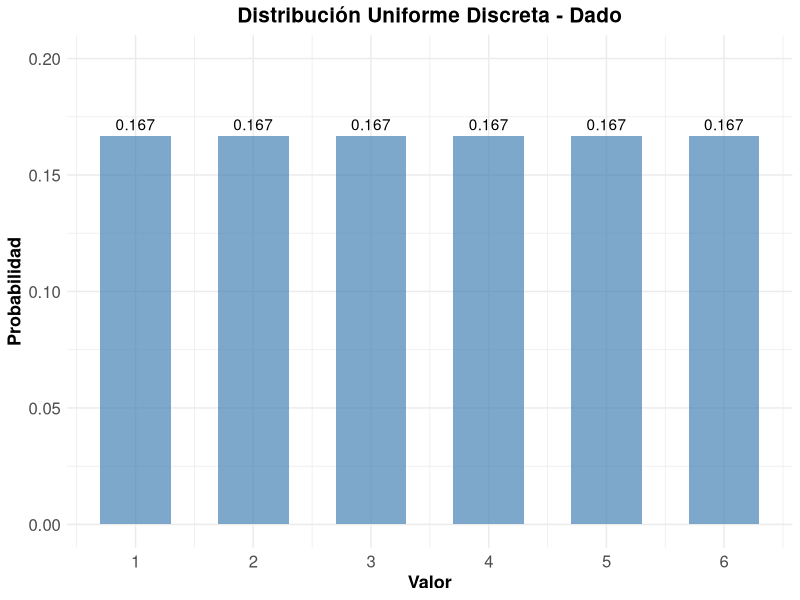
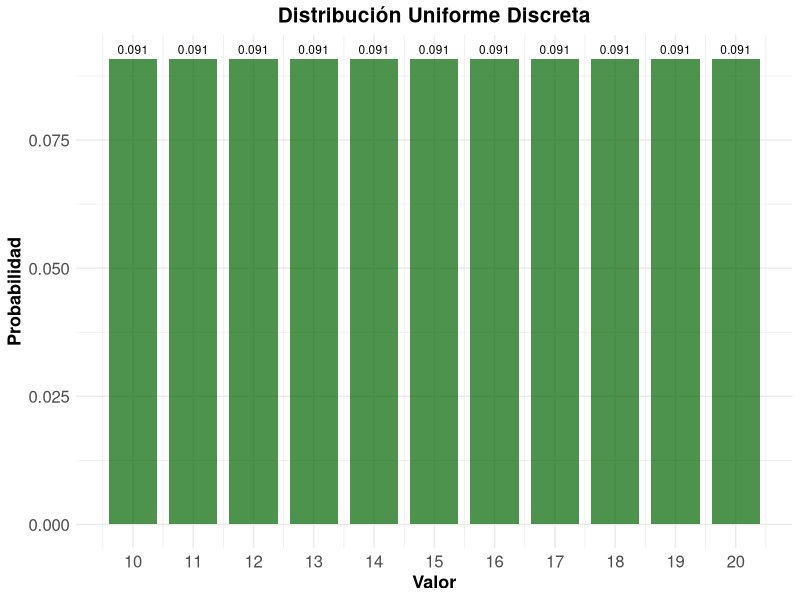
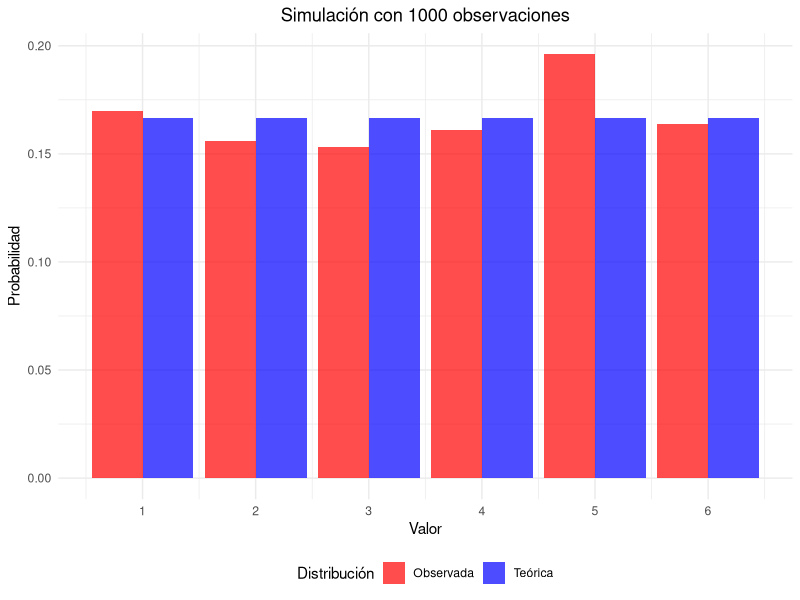
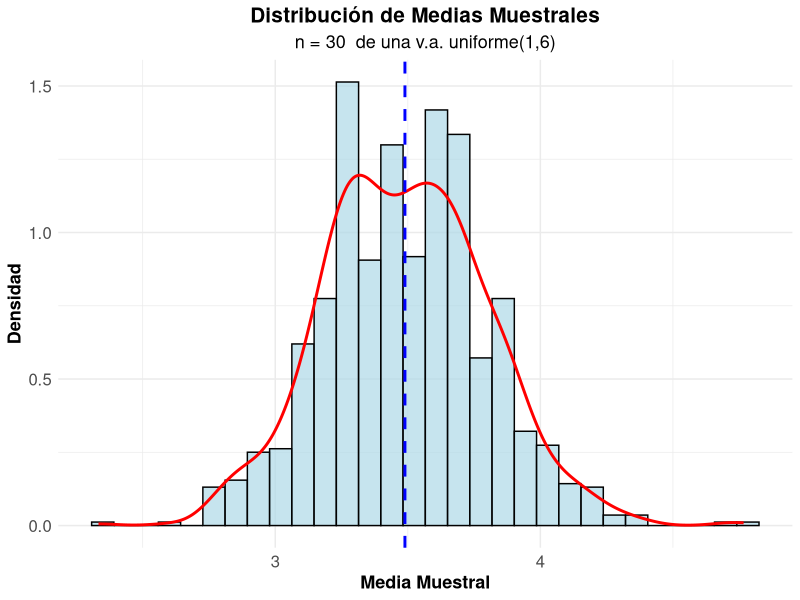

These charts were generated, in order, by the following R code:
## ---- chunk 1
#| label: setup
#| include: false
library(tidyverse)
library(kableExtra)
library(gridExtra)
## ---- chunk 2
#| code-fold: true
#| label: dado-ejemplo

# Parámetros del dado
x_1 <- 1
x_6 <- 6
valores <- x_1:x_6
probabilidades <- rep(1/length(valores), length(valores))

# Crear data frame
dado_data <- data.frame(
  Valor = valores,
  Probabilidad = probabilidades
)

# Mostrar tabla
kable(dado_data, 
      caption = "Distribución de probabilidad de un dado",
      align = "cc") %>%
  kable_styling(bootstrap_options = "striped")
## ---- chunk 3
#| code-fold: true
#| label: parametros-dado
# Media
media <- sum(dado_data$Valor)/length(dado_data$Valor)
cat("Media:", media, "\n")

# Varianza
varianza <- sum((dado_data$Valor- media)^2)/length(dado_data$Valor)
cat("Varianza:", varianza, "\n")

# Desviación estándar
desv_std <- sqrt(varianza)
cat("Desviación estándar:", round(desv_std, 4), "\n")
## ---- chunk 4
#| code-fold: true
#| label: grafico-dado
#| fig-cap: "Función de probabilidad de un dado"

ggplot(dado_data, aes(x = Valor, y = Probabilidad)) +
  geom_col(fill = "steelblue", alpha = 0.7, width = 0.6) +
  geom_text(aes(label = round(Probabilidad, 3)), vjust = -0.5) +
  scale_x_continuous(breaks = valores) +
  scale_y_continuous(limits = c(0, 0.20)) +
  labs(title = "Distribución Uniforme Discreta - Dado",
       x = "Valor",
       y = "Probabilidad") +
  theme_minimal() +
  theme(
    legend.title = element_text(size=13, face="bold"),
    legend.text = element_text(size=13),
    plot.title = element_text(size=15, face="bold", hjust = 0.5),
    plot.subtitle = element_text(size=13, hjust = 0.5),
    axis.text.x=element_text(size=12),
    axis.text.y=element_text(size=12),
    axis.title.x = element_text(face="bold", size=13),
    axis.title.y = element_text(face="bold", size=13)
    # panel.grid.major.y = element_line(color = "#ECF0F1", linewidth = 0.5,
    #   linetype = "dashed"),
    # panel.grid.minor.y = element_blank(),
    # panel.grid.major.x = element_blank(),
    # panel.background = element_rect(fill = "#FAFAFA", color = NA),
    # plot.background = element_rect(fill = "white", color = NA)
  )
## ---- chunk 5
#| code-fold: true
#| label: ejemplo-numeros

x2_1 <- 10
x2_n <- 20
valores2 <- x2_1:x2_n
probabilidades2 <- rep(1/(length(valores2)), length(valores2))

# Data_frame
data2 <- data.frame(
  Valor = valores2,
  Probabilidad = probabilidades2
)

# Parámetros estadísticos
media2 <- mean(data2$Valor)
varianza2 <- sum((data2$Valor - media2)^2)/length(data2$Valor)
desv_std2 <- sqrt(varianza2)

cat("Media:", media2, "\n")
cat("Varianza:", round(varianza2, 4), "\n")
cat("Desviación estándar:", round(desv_std2, 4), "\n")
## ---- chunk 6
#| label: grafico-numeros
#| code-fold: true
#| fig-align: "center"
#| fig-cap: "Distribución uniforme discreta entre 10 y 20"


ggplot(data2, aes(x = Valor, y = Probabilidad)) +
  geom_col(fill = "darkgreen", alpha = 0.7, width = 0.8) +
  geom_text(aes(label = round(Probabilidad, 3)), 
            vjust = -0.5, size = 3) +
  scale_x_continuous(breaks = seq(10, 20, 1)) +
  labs(title = "Distribución Uniforme Discreta",
       x = "Valor",
       y = "Probabilidad") +
  theme_minimal() +
  theme(
    legend.title = element_text(size=13, face="bold"),
    legend.text = element_text(size=13),
    plot.title = element_text(size=15, face="bold", hjust = 0.5),
    plot.subtitle = element_text(size=13, hjust = 0.5),
    axis.text.x=element_text(size=12),
    axis.text.y=element_text(size=12),
    axis.title.x = element_text(face="bold", size=13),
    axis.title.y = element_text(face="bold", size=13)
    # panel.grid.major.y = element_line(color = "#ECF0F1", linewidth = 0.5,
    #   linetype = "dashed"),
    # panel.grid.minor.y = element_blank(),
    # panel.grid.major.x = element_blank(),
    # panel.background = element_rect(fill = "#FAFAFA", color = NA),
    # plot.background = element_rect(fill = "white", color = NA)
  )
## ---- chunk 7
#| code-fold: true
#| label: simulacion

# Generar 1000 números aleatorios
n_sim <- 1000
muestra <- sample(1:6, n_sim, replace = TRUE)

# Frecuencias observadas
freq_obs <- table(muestra)
freq_rel <- prop.table(freq_obs)

# Comparar con probabilidades teóricas
comparacion <- data.frame(
  Valor = 1:6,
  Prob_Teorica = rep(1/6, 6),
  Freq_Observada = as.numeric(freq_rel)
)

kable(comparacion, 
      caption = "Comparación entre probabilidades teóricas y observadas",
      col.names = c("Valor", "Prob. Teórica", "Freq. Observada"),
      digits = 4) |> 
  kable_styling(bootstrap_options = "striped")
## ---- chunk 8
#| code-fold: true
#| label: grafico-simulacion
#| fig-width: 8
#| fig-height: 6
#| fig-align: "center"
#| fig-cap: "Comparación entre distribución teórica y simulada"


# Preparar datos para el gráfico
comp_long <- comparacion |> 
  pivot_longer(cols = c(Prob_Teorica, Freq_Observada),
               names_to = "Tipo",
               values_to = "Probabilidad") |> 
  mutate(Tipo = case_when(
    Tipo == "Prob_Teorica" ~ "Teórica",
    Tipo == "Freq_Observada" ~ "Observada"
  ))

ggplot(comp_long, aes(x = Valor, y = Probabilidad, fill = Tipo)) +
  geom_col(position = "dodge", alpha = 0.7) +
  scale_x_continuous(breaks = 1:6) +
  scale_fill_manual(values = c("Teórica" = "blue", "Observada" = "red")) +
  labs(title = paste("Simulación con", n_sim, "observaciones"),
       x = "Valor",
       y = "Probabilidad",
       fill = "Distribución") +
  theme_minimal() +
  theme(plot.title = element_text(hjust = 0.5),
        legend.position = "bottom")
## ---- chunk 9
#| code-fold: true
#| label: limite-central
#| fig-width: 8
#| fig-height: 6
#| fig-align: "center"
#| fig-cap: "Verificación del Teorema Central del Límite"
# Simular medias muestrales

k_muestra <- 1000
n_muestra <- 30

medias_muestrales <- replicate(k_muestra, {
  muestra <- sample(1:6, n_muestra, replace = TRUE)
  mean(muestra)
})

# Crear histograma
hist_data <- data.frame(Medias = medias_muestrales)

ggplot(hist_data) +
  geom_histogram(aes(x=Medias, after_stat(density)), bins = 30, 
                 fill = "lightblue", alpha = 0.7, color = "black") +
  geom_density(aes(x = Medias), color = "red", linewidth = 1) +
  geom_vline(xintercept = mean(medias_muestrales), 
             color = "blue", linetype = "dashed", linewidth = 1) +
  labs(title = "Distribución de Medias Muestrales",
       subtitle = paste("n =", n_muestra, " de una v.a. uniforme(1,6)"),
       x = "Media Muestral",
       y = "Densidad") +
  theme_minimal() +
  theme(
    legend.title = element_text(size=13, face="bold"),
    legend.text = element_text(size=13),
    plot.title = element_text(size=15, face="bold", hjust = 0.5),
    plot.subtitle = element_text(size=13, hjust = 0.5),
    axis.text.x=element_text(size=12),
    axis.text.y=element_text(size=12),
    axis.title.x = element_text(face="bold", size=13),
    axis.title.y = element_text(face="bold", size=13)
    # panel.grid.major.y = element_line(color = "#ECF0F1", linewidth = 0.5,
    #   linetype = "dashed"),
    # panel.grid.minor.y = element_blank(),
    # panel.grid.major.x = element_blank(),
    # panel.background = element_rect(fill = "#FAFAFA", color = NA),
    # plot.background = element_rect(fill = "white", color = NA)
  )

# Estadísticas
cat("Media teórica:", (1+6)/2, "\n")
cat("Media observada:", round(mean(medias_muestrales), 4), "\n")
cat("Varianza teórica de la media:", round(((6-1+1)^2-1)/12/n_muestra, 4), "\n")
cat("Varianza observada de la media:", round(var(medias_muestrales), 4), "\n")
## ---- chunk 10
bolas <- 1:8
prob_par <- mean(bolas %% 2 == 0)
cat("P(Obtener número par en urna 1-8):", prob_par, "\n\n")
## ---- chunk 11
valores_5_15 <- 5:15
media_unif <- mean(valores_5_15)
# Varianza poblacional discreta: sum((x - mu)^2) / n
var_unif <- sum((valores_5_15 - media_unif)^2) / length(valores_5_15)

cat("Media:", media_unif, "\n")
cat("Varianza poblacional:", round(var_unif, 4), "\n\n")
## ---- chunk 12
set.seed(123)
n_sim_u <- 500
muestra_u <- sample(0:4, size = n_sim_u, replace = TRUE)

obs_rel <- prop.table(table(muestra_u))
teo_rel <- rep(1/5, 5)

tabla_unif <- data.frame(
  Valor = 0:4,
  Prob_Teorica = teo_rel,
  Freq_Observada = as.numeric(obs_rel)
)
print(tabla_unif)
